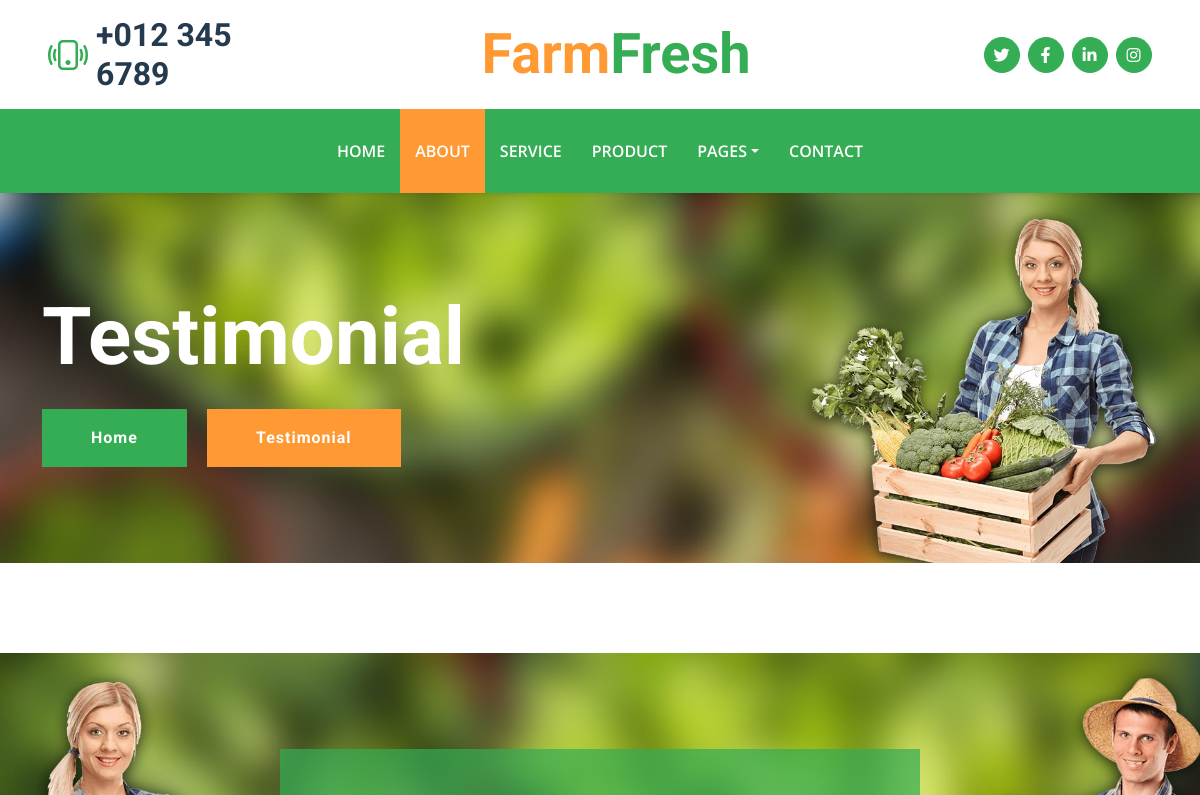
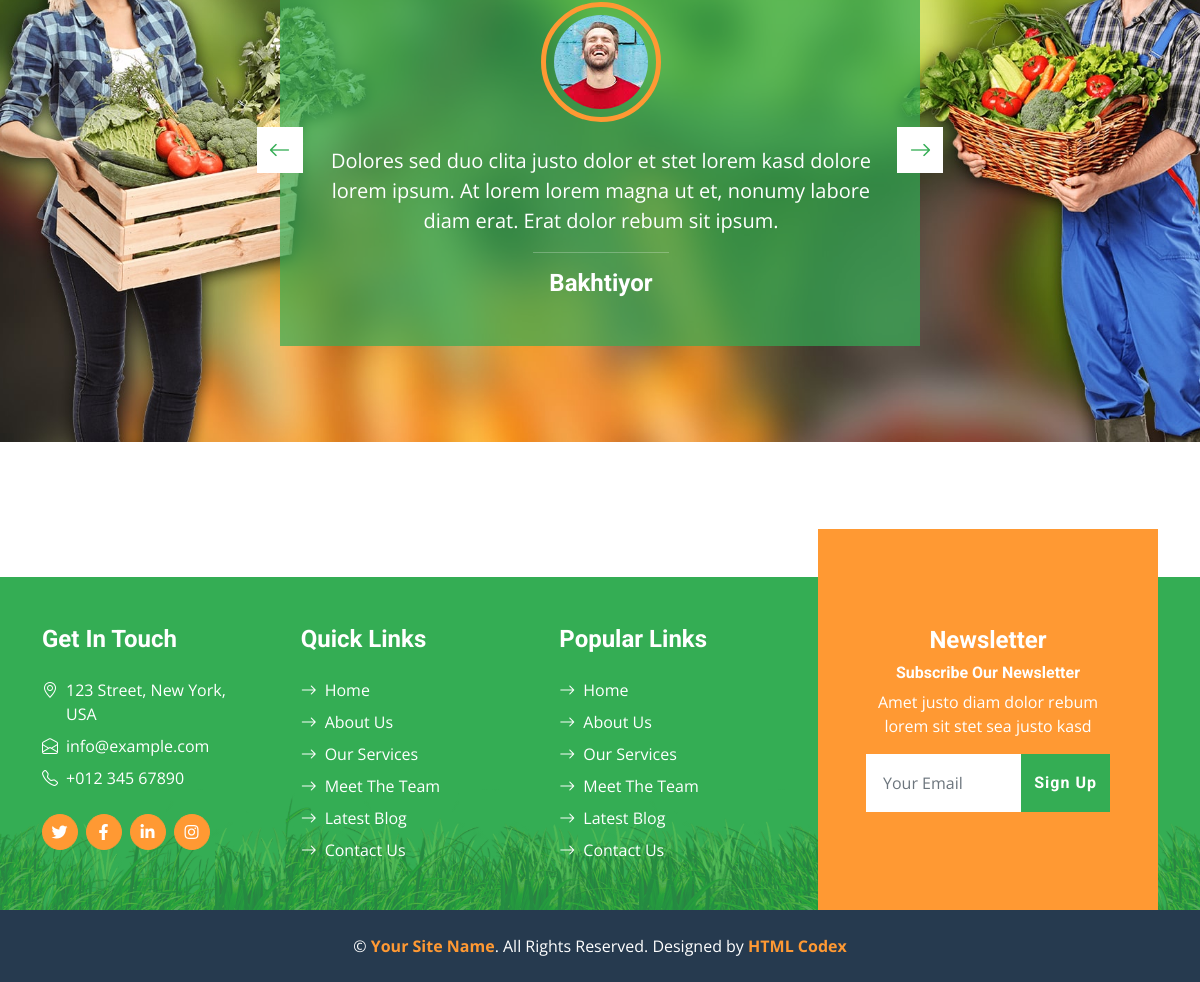
Screenshot of /client with the database file from the repository (2 pictures, top to bottom).
### farmapp/models.py (models this page shows, shortened)
class Client(models.Model):
    name =  models.CharField(max_length=200)
    bio = models.TextField()
    img = models.ImageField(upload_to='clients/')
    slug = models.SlugField(max_length=200)

### farmapp/views.py (the view)
# urls.py: path('client', client, name='client'),
def client(request):
    client = Client.objects.all()
    context = {
        'client' : client
    }
    return render(request, 'testimonial.html', context=context)

### templates/testimonial.html
{% extends "base.html" %}
{% load static %}
{% block content %}
    <div class="container-fluid bg-primary py-5 bg-hero mb-5">
        <div class="container py-5">
            <div class="row justify-content-start">
                <div class="col-lg-8 text-center text-lg-start">
                    <h1 class="display-1 text-white mb-md-4">Testimonial</h1>
                    <a href="" class="btn btn-primary py-md-3 px-md-5 me-3">Home</a>
                    <a href="" class="btn btn-secondary py-md-3 px-md-5">Testimonial</a>
                </div>
            </div>
        </div>
    </div>
    <div class="container-fluid bg-testimonial py-5" style="margin: 90px 0 135px 0;">
        <div class="container py-5">
            <div class="row justify-content-center">
                <div class="col-lg-7">
                    <div class="owl-carousel testimonial-carousel p-5">
                        {% for cl in client %}
                        <div class="testimonial-item text-center text-white">
                            <img class="img-fluid mx-auto p-2 border border-5 border-secondary rounded-circle mb-4" src="{{ cl.img.url }}" alt="">
                            <p class="fs-5">{{ cl.bio }}</p>
                            <hr class="mx-auto w-25">
                            <h4 class="text-white mb-0">{{ cl.name }}</h4>
                        </div>
                        {% endfor %}
                    </div>
                </div>
            </div>
        </div>
    </div>
{% endblock content %}

### static/css/style.css (style rules this page uses)
:root { --primary: #34AD54; --secondary: #FF9933; --light: #F6FFF2; --dark: #263A4F; }
.btn { font-family: 'Roboto', sans-serif; letter-spacing: 1px; font-weight: 700; transition: .5s; }
.btn-primary, .btn-secondary { color: #FFFFFF; }
.bg-hero { background: url(../img/carousel-1.jpg) top right no-repeat; background-size: cover; }
.bg-testimonial { background: url(../img/testimonial.jpg) top center no-repeat; background-size: cover; }
.testimonial-carousel { background: rgba(52, 173, 84, .7); }
.testimonial-carousel .owl-item img { width: 120px; height: 120px; }

### rows the page displays
Client: img (picture), bio "Dolores sed duo clita justo dolor et stet lorem kasd dolore lorem ipsum. At lorem lorem magna ut et, nonumy labore diam erat. Erat dolor rebum sit ipsum.", name "Bakhtiyor"
